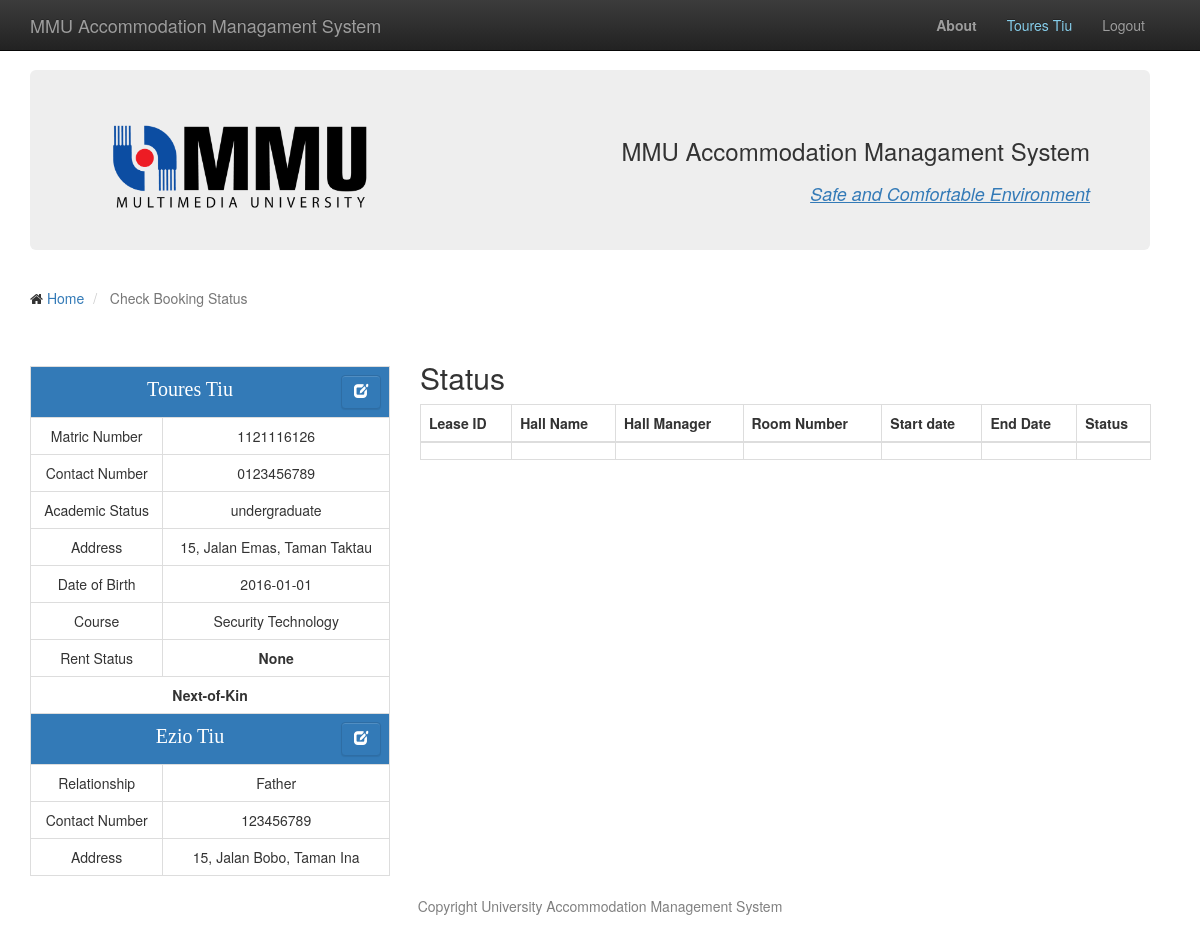
The page /check_status.php (signed in) on the database as committed earlier.
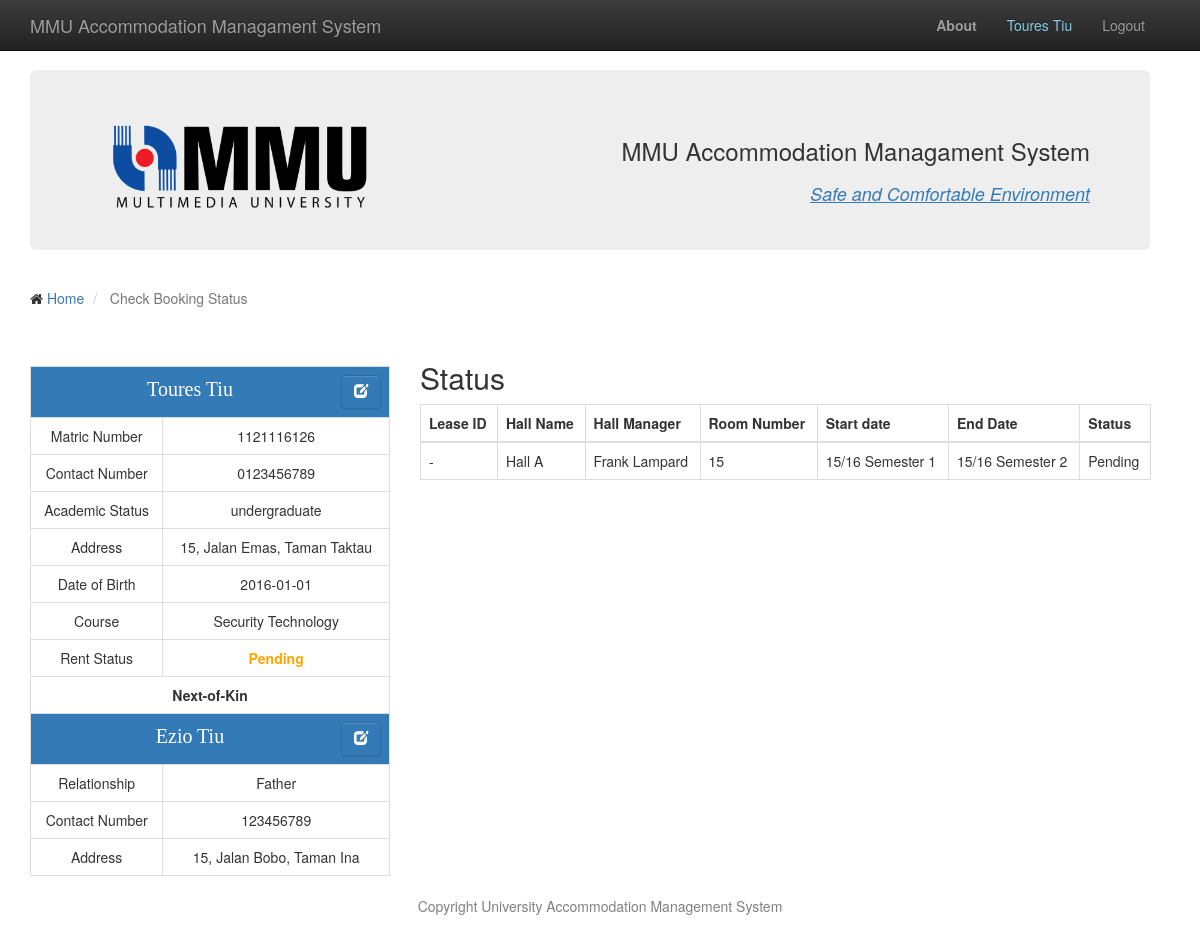
The same page on the database as committed later.
### tables this page shows
CREATE TABLE `student` (
  `student_id` int(10) NOT NULL,
  `student_name` varchar(50) NOT NULL,
  `student_address` varchar(50) NOT NULL,
  `student_dob` date NOT NULL,
  `student_category` varchar(50) NOT NULL,
  `student_status` varchar(10) NOT NULL,
  `course_id` varchar(5) NOT NULL,
  `student_pass` varchar(50) NOT NULL,
  `student_hp` varchar(11) NOT NULL
);

CREATE TABLE `relative` (
  `relative_id` int(5) NOT NULL,
  `relative_name` varchar(50) NOT NULL,
  `relative_relation` varchar(50) NOT NULL,
  `relative_address` varchar(50) NOT NULL,
  `relative_hp` varchar(11) NOT NULL,
  `student_id` int(10) NOT NULL
);

CREATE TABLE `course` (
  `course_id` varchar(5) NOT NULL,
  `course_title` varchar(50) NOT NULL,
  `course_leader` varchar(50) NOT NULL,
  `department_name` varchar(50) NOT NULL
);

CREATE TABLE `waiting` (
  `waiting_id` int(5) NOT NULL,
  `place_id` varchar(10) NOT NULL,
  `student_id` varchar(10) NOT NULL,
  `wait_start` varchar(50) NOT NULL,
  `wait_end` varchar(50) NOT NULL
);

CREATE TABLE `hall` (
  `hall_id` varchar(5) NOT NULL,
  `hall_name` varchar(10) NOT NULL,
  `hall_address` varchar(50) NOT NULL,
  `hall_hp` int(11) NOT NULL,
  `hall_manager` varchar(50) NOT NULL
);

CREATE TABLE `room` (
  `place_id` varchar(5) NOT NULL,
  `room_num` int(5) NOT NULL,
  `room_rent` int(3) NOT NULL,
  `hall_id` varchar(5) NOT NULL,
  `room_status` varchar(10) NOT NULL
);

### check_status.php (the view, shortened to what the changed rows need)
<!DOCTYPE html>
<?php
	if (isset($_SESSION['id']))
	{
		$sess_id=$_SESSION["id"];
		$student_result = mysql_query("select * from student,course,relative where student.student_id=$sess_id and student.course_id=course.course_id and relative.student_id=$sess_id");
		$student_row = mysql_fetch_assoc($student_result);
	}
?>
<html>
<head>
<link rel="stylesheet" href="https://maxcdn.bootstrapcdn.com/bootstrap/3.3.6/css/bootstrap.min.css">
	<link rel="stylesheet" href="https://maxcdn.bootstrapcdn.com/bootstrap/3.3.6/css/bootstrap-theme.min.css">
	<link rel="stylesheet" href="https://maxcdn.bootstrapcdn.com/font-awesome/4.5.0/css/font-awesome.min.css">
    <link href="css/bootstrap.css" rel="stylesheet">
	<link href="css/bootstrap.min.css" rel="stylesheet">
</head>
		<body>
    <nav class="navbar navbar-inverse navbar-fixed-top" role="navigation">
        <div class="container">
            <div class="collapse navbar-collapse" id="bs-example-navbar-collapse-1" style="float:right;margin-right:10px;">
                <ul class="nav navbar-nav">
                    <li>
                        <a href="#" style="color:skyblue;cursor:context-menu;"><?php echo $student_row["student_name"] ?></a>
                    </li>
                </ul>
            </div>
        </div>
    </nav>
			<div class="container">
			  <div class="row">
				<div class="col-sm-4">
				<table class="table table-bordered" style="text-align:center;margin-top:30px;">
					<tr><td colspan="2" style="background-color:#337ab7;color:white;font-size:15pt;font-family:serif;"><?php echo $student_row["student_name"]; ?>
						<button type="button" title="Update student profile" class="btn btn-default btn-primary" data-toggle="modal" data-target="#studentModal" style="float:right;"><i class="glyphicon glyphicon-edit glyphicon-lg" style="color:white;"></i>
                            </button>
						</td>
					</tr>
					<tr><td>Matric Number</td><td><?php echo $student_row["student_id"]; ?></td></tr>
					<tr><td>Contact Number</td><td><?php echo $student_row["student_hp"]; ?></td></tr>
					<tr><td>Academic Status</td><td><?php echo $student_row["student_category"]; ?></td></tr>
					<tr><td>Address</td><td><?php echo $student_row["student_address"]; ?></td></tr>
					<tr><td>Date of Birth</td><td><?php echo $student_row["student_dob"]; ?></td></tr>
					<tr><td>Course</td><td><?php echo $student_row["course_title"] ?></td></tr>
					<tr><td>Rent Status</td><td><?php  $sst=$student_row["student_status"];
																		if ($sst=="Pending")
																		{echo "<span style=\"color:orange;font-weight:bold;\">$sst</span>"; }
																		else if ($sst=="Rented")
																		{echo "<span style=\"color:#25a900;font-weight:bold;\">$sst</span>"; }
																		else
																		{echo "<span style=\"font-weight:bold;\">None</span>"; }
											?></td>
					</tr>
					<tr><td colspan="2" style="background-color:#337ab7;color:white;font-size:15pt;font-family:serif;"><?php echo $student_row["relative_name"]; ?>
						<button type="button" title="Update next-of-kin profile" class="btn btn-default btn-primary" data-toggle="modal" data-target="#relativeModal" style="float:right;">
                           </button>
						</td>
					</tr>
					<tr><td>Relationship</td><td><?php echo $student_row["relative_relation"]; ?></td></tr>
					<tr><td>Contact Number</td><td><?php echo $student_row["relative_hp"]; ?></td></tr>
					<tr><td>Address</td><td><?php echo $student_row["relative_address"]; ?></td></tr>
				</table>
				</div>
				<div class="col-sm-8" style="margin-top:5px;width:65%;">
				<?php
					if($student_row['student_status']=='Pending')
					{
						$detail_result = mysql_query("select * from waiting,hall,room where waiting.student_id='$sess_id' and room.place_id=waiting.place_id and hall.hall_id=room.hall_id");
						$detail_row = mysql_fetch_assoc($detail_result);
						$leaseid = "-";
					}
				?>
                        <h2>Status</h2>
                        <div class="table-responsive">
                            <table class="table table-bordered table-hover">
                                <thead>
                                    <tr>
										<th>Lease ID</th>
										<th>Hall Name</th>
										<th>Hall Manager</th>
										<th>Room Number</th>
                                        <th>Start date</th>
										<th>End Date</th>
										<th>Status</th>
                                    </tr>
                                </thead>
                                <tbody>
                                    <tr>
										<td><?php echo $leaseid; ?></td>
										<td><?php echo $detail_row['hall_name']; ?></td>
										<td><?php echo $detail_row['hall_manager']; ?></td>
										<td><?php echo $detail_row['room_num']; ?></td>
                                        <td><?php echo $detail_row['wait_start']; ?></td>
                                        <td><?php echo $detail_row['wait_end']; ?></td>
										<td><?php echo $detail_row['room_status']; ?></td>
                                    </tr>
                                </tbody>
                            </table>
					</div>
				</div>
			  </div>
			</div>
        </body>
</html>

Rows that differ between the two databases and show on the page:
changed student "Toures Tiu": student_status (not shown) → "Pending"; student_status (not shown) → "-"
added waiting: hall.hall_name "Hall A", hall.hall_manager "Frank Lampard", place.room_num "15", wait_start "15/16 Semester 1", wait_end "15/16 Semester 2", place.room_status "Pending"
Other text that changed with them:
text no longer shown: "None"
